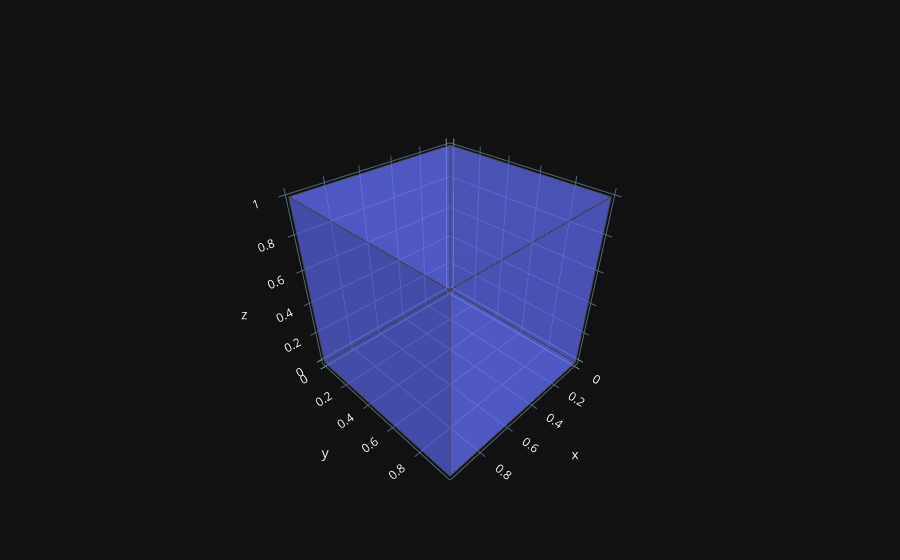

The notebook cell this image was saved under:
### Markdown cell above
Compared to the triangle case, it is challenging if not impossible, to visually determine whether this is uniform, but I assure you that it is. There are tests that can be done to determine the quality of distributions, but that is something for later. Right now, we will go through a small exercise that should convince you that this procedure is uniform for tetrahedra. 

# An Exercise <a name="simplexercise"></a>
We will decompose a cube into tetrahedra. Then we will sample uniformly in the tetrahedral partitions. The result should be a uniform distribution inside the cube, which can be easily seen/tested for uniformity.

There is more than one way to do this decomposition. One way gets us 6 irregular tets of equal volume (actually 6 congruent tets including reflection) and another way gets us 5 tets (4+1). Here, we decompose the cube into 5 tets. It might be a bit challenging to visualize this, so we plot the tets in different color. As you can see below, these are organic hand-crafted, small-batch cube, tetrahedra and triangles. The cube is plotted as a trimesh. Each face of the cube is divided into two triangles.

### Code cell
cube_vertices=np.asarray([[0,0,0], [0,0,1], [0,1,0], [0,1,1], 
                          [1,0,0], [1,0,1], [1,1,0], [1,1,1]],dtype=np.float64)
cube_triangles=np.asarray([ [0,1,3], [0,3,2], [0,2,6], [0,6,4], [0,5,1], [0,4,5], 
                            [1,5,7], [1,7,3], [2,3,7], [2,7,6], [4,6,7], [4,7,5], ],dtype=int)

x,y,z=cube_vertices.T
i,j,k=cube_triangles.T
fig = go.Figure(data=[go.Mesh3d(x=x, y=y, z=z, i=i, j=j, k=k,flatshading=True, opacity=0.5)])

#plotly does not support drawing edges directly. We need to resort to the following hack
#extract the lists of x, y, z coordinates of the triangle vertices and connect them by a line
tri_points = cube_vertices[cube_triangles]
Xe = []
Ye = []
Ze = []
for T in tri_points:
    Xe.extend([T[k%3][0] for k in range(4)]+[ None])
    Ye.extend([T[k%3][1] for k in range(4)]+[ None])
    Ze.extend([T[k%3][2] for k in range(4)]+[ None])

fig = fig.add_trace(go.Scatter3d(
                   x=Xe,
                   y=Ye,
                   z=Ze,
                   mode='lines',
                   name='',
                   line=dict(color= 'rgb(70,70,70)', width=2)))
fig.show()

### Figure 1 — Plotly figure (JSON) as saved in the notebook; plotly's stock layout.template omitted (floating-point values rounded to 4 significant figures)
{"data": [{"flatshading": true, "i": [0, 0, 0, 0, 0, 0, 1, 1, 2, 2, 4, 4], "j": [1, 3, 2, 6, 5, 4, 5, 7, 3, 7, 6, 7], "k": [3, 2, 6, 4, 1, 5, 7, 3, 7, 6, 7, 5], "opacity": 0.5, "type": "mesh3d", "x": [0, 0, 0, 0, 1, 1, 1, 1], "y": [0, 0, 1, 1, 0, 0, 1, 1], "z": [0, 1, 0, 1, 0, 1, 0, 1]}, {"line": {"color": "rgb(70,70,70)", "width": 2}, "mode": "lines", "name": "", "type": "scatter3d", "x": [0, 0, 0, 0, null, 0, 0, 0, 0, null, 0, 0, 1, 0, null, 0, 1, 1, 0, null, 0, 1, 0, 0, null, 0, 1, 1, 0, null, 0, 1, 1, 0, null, 0, 1, 0, 0, null, 0, 0, 1, 0, null, 0, 1, 1, 0, null, 1, 1, 1, 1, null, 1, 1, 1, 1, null], "y": [0, 0, 1, 0, null, 0, 1, 1, 0, null, 0, 1, 1, 0, null, 0, 1, 0, 0, null, 0, 0, 0, 0, null, 0, 0, 0, 0, null, 0, 0, 1, 0, null, 0, 1, 1, 0, null, 1, 1, 1, 1, null, 1, 1, 1, 1, null, 0, 1, 1, 0, null, 0, 1, 0, 0, null], "z": [0, 1, 1, 0, null, 0, 1, 0, 0, null, 0, 0, 0, 0, null, 0, 0, 0, 0, null, 0, 1, 1, 0, null, 0, 0, 1, 0, null, 1, 1, 1, 1, null, 1, 1, 1, 1, null, 0, 1, 1, 0, null, 0, 1, 0, 0, null, 0, 0, 1, 0, null, 0, 1, 1, 0, null]}], "layout": {}}
